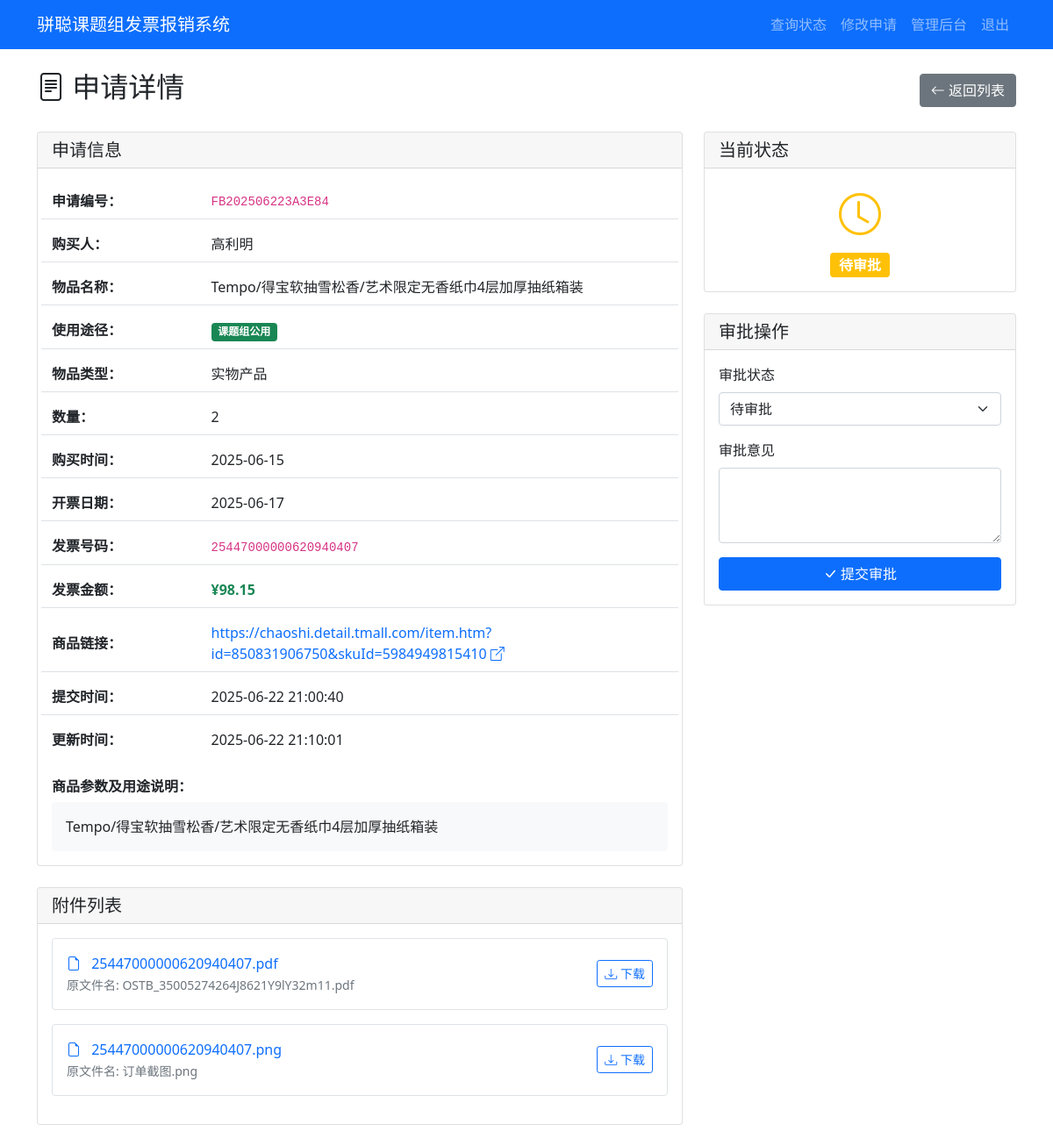
/admin/application/FB202506223A3E84 (signed in), run on an earlier commit of the app's database.
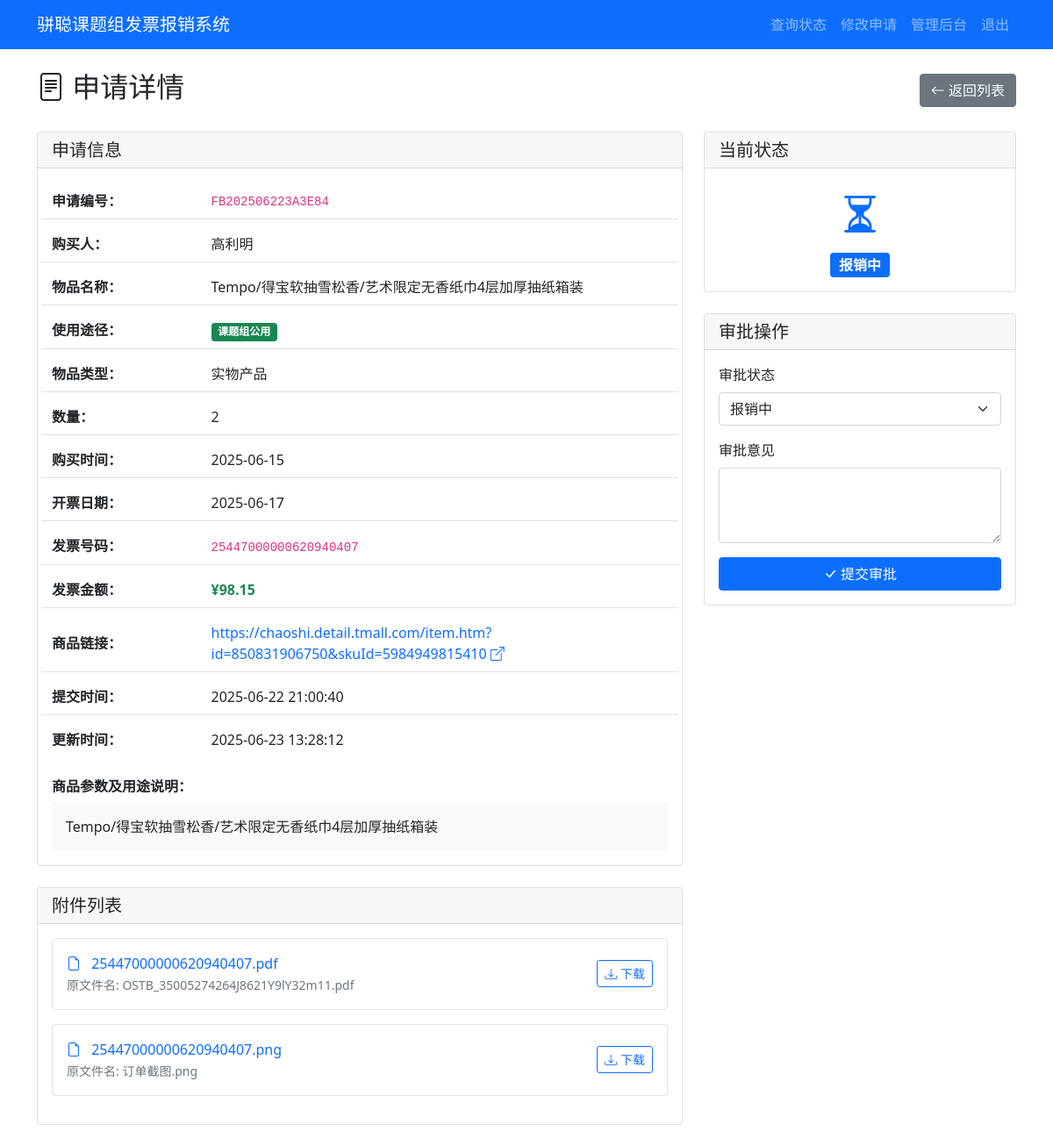
And on a later commit of the database.
### tables this page shows
CREATE TABLE applications (
            id INTEGER PRIMARY KEY AUTOINCREMENT,
            app_number TEXT UNIQUE NOT NULL,
            purchaser TEXT NOT NULL,
            purchase_details TEXT,
            item_name TEXT NOT NULL,
            product_link TEXT,
            usage_type TEXT NOT NULL,
            item_type TEXT NOT NULL,
            quantity INTEGER NOT NULL,
            purchase_time DATE NOT NULL,
            invoice_number TEXT NOT NULL,
            invoice_amount REAL NOT NULL,
            invoice_date DATE NOT NULL,
            status TEXT DEFAULT '待审批',
            approval_comment TEXT,
            created_at TIMESTAMP DEFAULT CURRENT_TIMESTAMP,
            updated_at TIMESTAMP DEFAULT CURRENT_TIMESTAMP
        );

### app.py (the view)
        def wrapper(*args, **kwargs):
            user = session.get('admin_username', 'anonymous')
            details = f"操作: {operation_type}, 用户: {user}, URL: {request.url}"
            if kwargs.get('app_number'):
                details += f", 申请编号: {kwargs['app_number']}"
            elif kwargs.get('filename'):
                details += f", 文件名: {kwargs['filename']}"
            if request.method == 'POST':
                form_data = {k: '***' if k == 'password' else v for k, v in request.form.items()}
                details += f", 表单数据: {form_data}"
            if request.args:
                details += f", 查询参数: {dict(request.args)}"
            try:
                result = f(*args, **kwargs)
                app.logger.info(f"{details}, 结果: 成功")
                return result
            except Exception as e:
                app.logger.error(f"{details}, 结果: 失败, 错误: {str(e)}", exc_info=True)
                raise

### app.py (called while the page is built)
@app.route('/admin/application/<app_number>')
@log_operation('查看申请详情')
def admin_application_detail(app_number):
    if not session.get('admin_logged_in'):
        flash('请先登录')
        return redirect(url_for('admin_login'))
    with sqlite3.connect('reimbursement.db') as conn:
        c = conn.cursor()
        c.execute('SELECT * FROM applications WHERE app_number = ?', (app_number,))
        application = c.fetchone()
        c.execute('SELECT * FROM attachments WHERE app_number = ?', (app_number,))
        attachments = c.fetchall()
    if not application:
        flash('申请不存在')
        return redirect(url_for('admin_dashboard'))
    return render_template('admin_detail.html', application=application, attachments=attachments)

### templates/admin_detail.html (shortened to what the changed rows need)
{% extends "base.html" %}
{% block content %}
<div class="d-flex justify-content-between align-items-center mb-4">
    <h2><i class="bi bi-file-text"></i> 申请详情</h2>
</div>
<div class="row">
    <div class="col-md-8">
        <div class="card mb-4">
            <div class="card-body">
                <div class="row g-2">
                    <div class="col-12">
                        <div class="row align-items-center py-2 border-bottom">
                            <div class="col-8 col-sm-9">
                                <code>{{ application[1] }}</code>
                            </div>
                        </div>
                    </div>
                    <div class="col-12">
                        <div class="row align-items-center py-2 border-bottom">
                            <div class="col-4 col-sm-3">
                                <strong>购买人：</strong>
                            </div>
                            <div class="col-8 col-sm-9">
                                {{ application[2] }}
                            </div>
                        </div>
                    </div>
                    <div class="col-12">
                        <div class="row align-items-center py-2 border-bottom">
                            <div class="col-4 col-sm-3">
                                <strong>物品名称：</strong>
                            </div>
                            <div class="col-8 col-sm-9">
                                {{ application[4] }}
                            </div>
                        </div>
                    </div>
                    <div class="col-12">
                        <div class="row align-items-center py-2 border-bottom">
                            <div class="col-8 col-sm-9">
                                <span
                                    class="badge bg-{% if application[6] == '个人使用' %}info{% else %}success{% endif %}">
                                    {{ application[6] }}
                                </span>
                            </div>
                        </div>
                    </div>
                    <div class="col-12">
                        <div class="row align-items-center py-2 border-bottom">
                            <div class="col-4 col-sm-3">
                                <strong>物品类型：</strong>
                            </div>
                            <div class="col-8 col-sm-9">
                                {{ application[7] }}
                            </div>
                        </div>
                    </div>
                    <div class="col-12">
                        <div class="row align-items-center py-2 border-bottom">
                            <div class="col-4 col-sm-3">
                                <strong>数量：</strong>
                            </div>
                            <div class="col-8 col-sm-9">
                                {{ application[8] }}
                            </div>
                        </div>
                    </div>
                    <div class="col-12">
                        <div class="row align-items-center py-2 border-bottom">
                            <div class="col-4 col-sm-3">
                                <strong>购买时间：</strong>
                            </div>
                            <div class="col-8 col-sm-9">
                                {{ application[9] }}
                            </div>
                        </div>
                    </div>
                    <div class="col-12">
                        <div class="row align-items-center py-2 border-bottom">
                            <div class="col-4 col-sm-3">
                                <strong>开票日期：</strong>
                            </div>
                            <div class="col-8 col-sm-9">
                                {{ application[12] }}
                            </div>
                        </div>
                    </div>
                    <div class="col-12">
                        <div class="row align-items-center py-2 border-bottom">
                            <div class="col-8 col-sm-9">
                                <code>{{ application[10] }}</code>
                            </div>
                        </div>
                    </div>
                    <div class="col-12">
                        <div class="row align-items-center py-2 border-bottom">
                            <div class="col-8 col-sm-9">
                                <span class="text-success fw-bold">¥{{ "%.2f"|format(application[11]) }}</span>
                            </div>
                        </div>
                    </div>
                    <div class="col-12">
                        <div class="row align-items-center py-2 border-bottom">
                            <div class="col-8 col-sm-9">
                                {% if application[5] %}
                                <a href="{{ application[5] }}" target="_blank" class="text-decoration-none">
                                    {{ application[5] }} <i class="bi bi-box-arrow-up-right"></i>
                                </a>
                                {% else %}
                                <span class="text-muted">未提供</span>
                                {% endif %}
                            </div>
                        </div>
                    </div>
                    <div class="col-12">
                        <div class="row align-items-center py-2 border-bottom">
                            <div class="col-4 col-sm-3">
                                <strong>提交时间：</strong>
                            </div>
                            <div class="col-8 col-sm-9">
                                {{ application[15] }}
                            </div>
                        </div>
                    </div>
                    <div class="col-12">
                        <div class="row align-items-center py-2">
                            <div class="col-4 col-sm-3">
                                <strong>更新时间：</strong>
                            </div>
                            <div class="col-8 col-sm-9">
                                {{ application[16] }}
                            </div>
                        </div>
                    </div>
                </div>
                {% if application[3] %}
                <div class="mt-4">
                    <h6><strong>商品参数及用途说明：</strong></h6>
                    <div class="bg-light p-3 rounded">
                        {{ application[3]|replace('\n', '<br>')|safe }}
                    </div>
                </div>
                {% endif %}
            </div>
        </div>
    </div>
    <div class="col-md-4">
        <div class="card mb-4">
            <div class="card-body text-center">
                {% if application[13] == '待审批' %}
                <i class="bi bi-clock text-warning" style="font-size: 3rem;"></i>
                <div class="mt-2">
                    <span class="badge bg-warning fs-6">{{ application[13] }}</span>
                </div>
                {% elif application[13] == '报销中' %}
                <i class="bi bi-hourglass-split text-primary" style="font-size: 3rem;"></i>
                <div class="mt-2">
                    <span class="badge bg-primary fs-6">{{ application[13] }}</span>
                </div>
                {% elif application[13] == '已报销' %}
                <i class="bi bi-check-circle text-success" style="font-size: 3rem;"></i>
                <div class="mt-2">
                    <span class="badge bg-success fs-6">{{ application[13] }}</span>
                </div>
                {% elif application[13] == '驳回' %}
                <i class="bi bi-x-circle text-danger" style="font-size: 3rem;"></i>
                <div class="mt-2">
                    <span class="badge bg-danger fs-6">{{ application[13] }}</span>
                </div>
                {% endif %}
            </div>
        </div>
        <div class="card">
            <div class="card-body">
                <form action="{{ url_for('approve_application', app_number=application[1]) }}" method="post">
                    <div class="mb-3">
                        <label for="status" class="form-label">审批状态</label>
                        <select class="form-select" id="status" name="status" required>
                            <option value="待审批" {% if application[13]=='待审批' %}selected{% endif %}>待审批</option>
                            <option value="报销中" {% if application[13]=='报销中' %}selected{% endif %}>报销中</option>
                        </select>
                    </div>
                </form>
            </div>
        </div>
    </div>
</div>
{% endblock %}

What changed in the data, as far as the page shows it:
changed applications "高利明": updated_at "2025-06-22 21:10:01" → "2025-06-23 13:28:12"; status "待审批" → "报销中"
